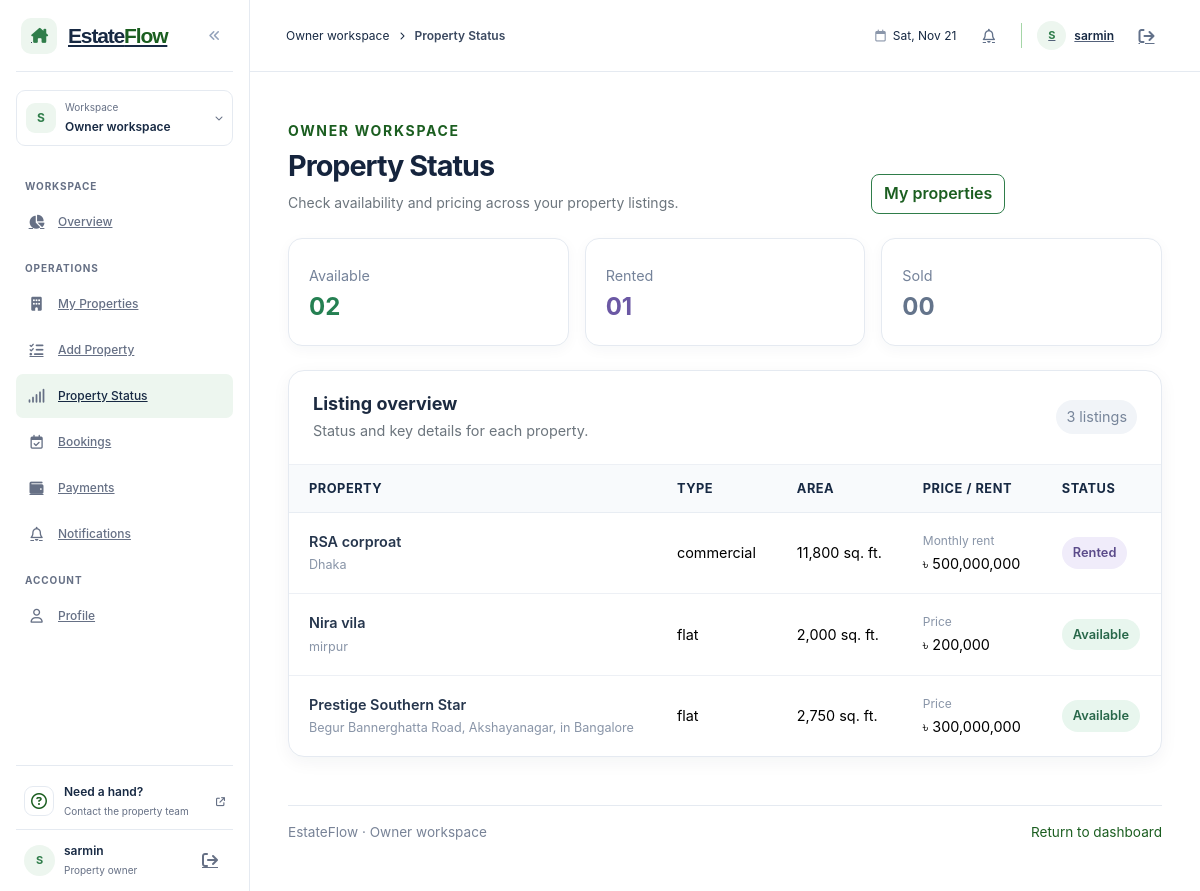
/backend/owner/property_crud/property_stutas.php (signed in), run on the app's committed database.
### tables this page shows
CREATE TABLE `properties` (
  `property_id` bigint UNSIGNED NOT NULL,
  `owner_id` bigint UNSIGNED NOT NULL,
  `title` varchar(100) NOT NULL,
  `property_type` enum('flat','land','commercial') NOT NULL,
  `address` varchar(255) NOT NULL,
  `area_sqft` decimal(10,2) DEFAULT NULL,
  `price` decimal(12,2) DEFAULT NULL,
  `monthly_rent` decimal(12,2) DEFAULT NULL,
  `flat_details` varchar(100) NOT NULL,
  `status` enum('available','sold','rented') NOT NULL DEFAULT 'available',
  `description` text,
  `created_at` datetime NOT NULL DEFAULT CURRENT_TIMESTAMP,
  `imagas` varchar(100) NOT NULL
);

### backend/owner/property_crud/property_stutas.php (the view, shortened to what this page needs)
<?php
include_once 'dbconfig.php';
$owner_id = $_SESSION['user_id'];
$stmt = $conn->prepare("SELECT * FROM properties WHERE owner_id = ?");
$stmt->bind_param("s", $owner_id);
$stmt->execute();
$properties = $stmt->get_result()->fetch_all(MYSQLI_ASSOC);
$total = count($properties);
$available = count(array_filter($properties, fn($p) => $p['status'] === 'available'));
$rented = count(array_filter($properties, fn($p) => $p['status'] === 'rented'));
$sold = count(array_filter($properties, fn($p) => $p['status'] === 'sold'));
?>
<!doctype html>
<html lang="en">
<head>
    <link href="https://cdn.jsdelivr.net/npm/bootstrap@5.3.3/dist/css/bootstrap.min.css" rel="stylesheet">
    <link href="https://cdnjs.cloudflare.com/ajax/libs/font-awesome/6.5.2/css/all.min.css" rel="stylesheet">
    <link rel="stylesheet" href="../assets/css/owner/dashboard.css">
    <link rel="stylesheet" href="../assets/css/owner/property-status.css">
    <link rel="stylesheet" href="../../shared/assets/css/palette.css">
</head>
<body class="property-status-page">
    <div class="owner-layout">
        <?php
        include __DIR__ . '/../include/owner_leftber.php';
        ?>
        <div class="owner-main-shell">
            <?php include __DIR__ . '/../../shared/partials/header.php'; ?>
    <main class="container py-4 py-lg-5">
        <header class="d-flex flex-column flex-md-row align-items-md-end justify-content-between gap-3 mb-4">
            <div>
                <p class="eyebrow mb-2">OWNER WORKSPACE</p>
                <h1 class="display-6 fw-bold mb-2">Property Status</h1>
                <p class="text-secondary mb-0">Check availability and pricing across your property listings.</p>
            </div>
            <div class="d-flex flex-wrap gap-2">
                <a class="btn btn-outline-primary" href="myproperty.php">My properties</a>
                <a class="btn btn-primary" href="Addproperty.php">＋ Add property</a>
            </div>
        </header>
        <section class="row g-3 mb-4" aria-label="Property status totals">
            <div class="col-12 col-sm-4">
                <article class="summary-card h-100">
                    <span class="summary-label">Available</span>
                    <strong class="status-text-available"><?= str_pad($available, 2, '0', STR_PAD_LEFT) ?></strong>
                </article>
            </div>
            <div class="col-12 col-sm-4">
                <article class="summary-card h-100">
                    <span class="summary-label">Rented</span>
                    <strong class="status-text-rented"><?= str_pad($rented, 2, '0', STR_PAD_LEFT) ?></strong>
                </article>
            </div>
            <div class="col-12 col-sm-4">
                <article class="summary-card h-100">
                    <span class="summary-label">Sold</span>
                    <strong class="status-text-sold"><?= str_pad($sold, 2, '0', STR_PAD_LEFT) ?></strong>
                </article>
            </div>
        </section>
        <section class="listing-panel" aria-labelledby="listing-title">
            <div class="listing-panel-heading d-flex flex-wrap align-items-center justify-content-between gap-2">
                <div>
                    <h2 id="listing-title" class="h4 mb-1">Listing overview</h2>
                    <p class="text-secondary mb-0">Status and key details for each property.</p>
                </div>
                <span class="listing-count"><?= $total ?> listings</span>
            </div>
            <div class="table-responsive">
                <table class="table align-middle mb-0">
                    <thead>
                        <tr>
                            <th scope="col">Property</th>
                            <th scope="col">Type</th>
                            <th scope="col">Area</th>
                            <th scope="col">Price / rent</th>
                            <th scope="col">Status</th>
                        </tr>
                    </thead>
                    <tbody>
                        <?php foreach ($properties as $p): ?>
                        <tr>
                            <td>
                                <strong><?= htmlspecialchars($p['title']) ?></strong>
                                <small><?= htmlspecialchars($p['address']) ?></small>
                            </td>
                            <td><?= htmlspecialchars($p['property_type']) ?></td>
                            <td><?= number_format($p['area_sqft']) ?> sq. ft.</td>
                            <td><span class="price-caption"><?= $p['status'] === 'rented' ? 'Monthly rent' : 'Price' ?></span>৳ <?= number_format($p['price']) ?></td>
                            <td><span class="status-badge status-<?= htmlspecialchars($p['status']) ?>"><?= htmlspecialchars(ucfirst($p['status'])) ?></span></td>
                        </tr>
                        <?php endforeach; ?>
                    </tbody>
                </table>
            </div>
        </section>
        <footer class="page-footer mt-5 pt-3">
            <span>EstateFlow · Owner workspace</span>
            <a href="../owner_dashboard.php">Return to dashboard</a>
        </footer>
    </main>
        </div>
    </div>
</body>
</html>

### backend/owner/assets/css/owner/dashboard.css (style rules this page uses)
:root { --owner-cream: #e8f5e9; --owner-cream-alt: #e8f5e9; --owner-green-soft: #a5d6a7; --owner-green: #66bb6a; --owner-ink: #1b5e20; --owner-navy: #1b5e20; --owner-blue: #66bb6a; --owner-muted: #4f7652; --owner-border: #a5d6a7; --owner-canvas: #e8f5e9; --owner-sidebar-active: #a5d6a7; --owner-sidebar-accent: #66bb6a; }
* { box-sizing: border-box; }
.owner-layout { min-height: 100vh; }
.owner-main-shell { min-height: 100vh; margin-left: 220px; }
:root { --owner-canvas: #e8f5e9; --owner-sidebar-active: #a5d6a7; --owner-sidebar-accent: #66bb6a; }
.owner-main-shell { min-width: 0; margin-left: 260px; transition: margin-left 220ms ease; }
.owner-layout { background: #f3f6fa; }
.owner-main-shell { margin-left: 250px; }
.owner-main-shell { background: #f3f6fa; }
.owner-main-shell > main.container { width: 100%; max-width: 1420px; padding: 32px 38px 44px; }
.owner-main-shell > main.container > header h1 { color: #15243d; font-size: clamp(26px, 2.4vw, 34px); letter-spacing: -.035em; }
.owner-main-shell > main.container > header > div > p, .owner-main-shell > main.container > header > p:not(.eyebrow) { font-size: 14px; }
.owner-main-shell .eyebrow { color: #1b5e20; font-size: 11px; font-weight: 700; letter-spacing: .1em; }
.owner-main-shell .summary-card, .owner-main-shell .booking-panel, .owner-main-shell .listing-panel, .owner-main-shell .profile-card, .owner-main-shell .detail-card { border: 1px solid #e5eaf1; border-radius: 14px; background: #fff; box-shadow: 0 8px 22px rgba(28, 43, 66, .045); }
.owner-main-shell .summary-label, .owner-main-shell .text-secondary { line-height: 1.6; }
.owner-main-shell .summary-card { padding: 20px; }
.owner-main-shell .summary-label { font-size: 13px; }
.owner-main-shell .booking-panel-heading, .owner-main-shell .listing-panel-heading { padding: 20px 22px; }
.owner-main-shell .booking-panel-heading h2, .owner-main-shell .listing-panel-heading h2, .owner-main-shell .section-heading h2 { color: #15243d; font-size: 18px; }
.owner-main-shell .booking-panel-heading p, .owner-main-shell .listing-panel-heading p, .owner-main-shell .detail-card .text-secondary { font-size: 13px; }
.owner-main-shell .table { --bs-table-bg: transparent; margin-bottom: 0; color: #43516a; font-size: 13px; }
.owner-main-shell .table > :not(caption) > * > * { padding: 14px 16px; }
.owner-main-shell .table thead th { color: #6f7d92; background: #f8fafd; font-size: 11px; font-weight: 700; letter-spacing: .04em; text-transform: uppercase; white-space: nowrap; }
.owner-main-shell .table tbody td { vertical-align: middle; }
.owner-main-shell .table tbody tr:last-child > * { border-bottom: 0; }
.owner-main-shell .btn { min-height: 40px; border-radius: 8px; font-weight: 600; }
.owner-main-shell .page-footer { color: #748197; font-size: 12px; }

### data on the page
properties: title "RSA corproat", address "Dhaka", property_type "commercial", area_sqft "11,800", shows "Monthly rent", price "500,000,000", status "Rented"
properties: title "Nira vila", address "mirpur", property_type "flat", area_sqft "2,000", shows "Price", price "200,000", status "Available"
properties: title "Prestige Southern Star", address "Begur Bannerghatta Road, Akshayanagar, in Bangalore", property_type "flat", area_sqft "2,750", shows "Price", price "300,000,000", status "Available"

### other printed values
$ownerInitial "S"
$ownerName "sarmin"
$ownerPageTitle "Property Status"
str_pad($available, 2, '0', STR_PAD_LEFT) "02"
str_pad($rented, 2, '0', STR_PAD_LEFT) "01"
str_pad($sold, 2, '0', STR_PAD_LEFT) "00"
$total "3"
